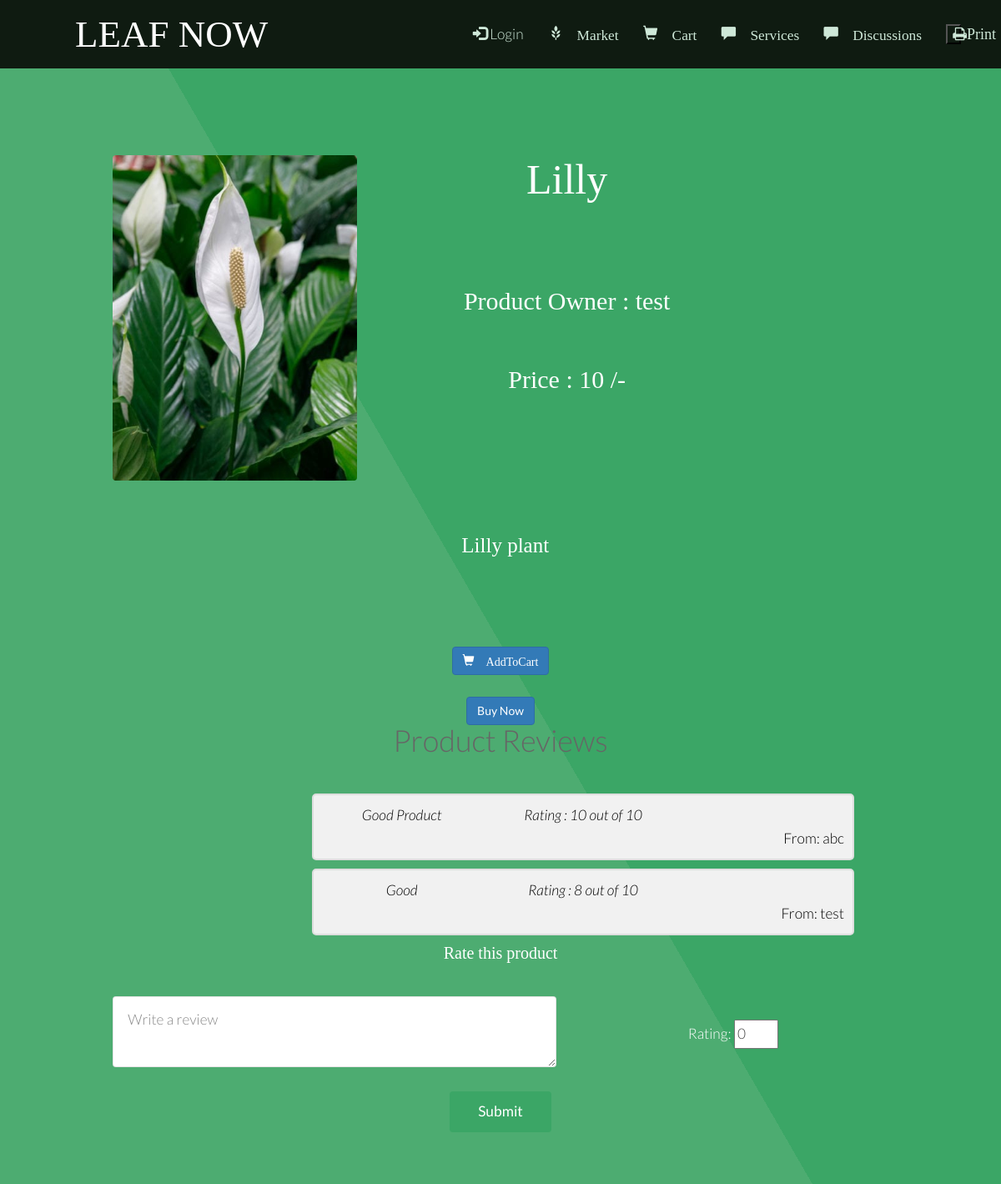
Page /review.php?pid=35 on the committed database.
### tables this page shows
CREATE TABLE `product` (
  `uid` int(255) NOT NULL,
  `pid` int(255) NOT NULL,
  `product` varchar(255) NOT NULL,
  `pcat` varchar(255) NOT NULL,
  `pinfo` varchar(255) NOT NULL,
  `price` float NOT NULL,
  `pimage` varchar(255) NOT NULL DEFAULT 'blank.png',
  `picStatus` int(10) NOT NULL DEFAULT 0
);

CREATE TABLE `user` (
  `uid` int(255) NOT NULL,
  `uname` varchar(255) NOT NULL,
  `uusername` varchar(255) NOT NULL,
  `upassword` varchar(255) NOT NULL,
  `uhash` varchar(255) NOT NULL,
  `uemail` varchar(255) NOT NULL,
  `umobile` varchar(255) NOT NULL,
  `uaddress` text NOT NULL,
  `uactive` int(255) NOT NULL DEFAULT 0,
  `urating` int(11) NOT NULL DEFAULT 0,
  `picExt` varchar(255) NOT NULL DEFAULT 'png',
  `picStatus` int(10) NOT NULL DEFAULT 0
);

CREATE TABLE `review` (
  `pid` int(10) NOT NULL,
  `name` varchar(255) NOT NULL,
  `rating` int(10) NOT NULL,
  `comment` text NOT NULL
);

### review.php (the view, shortened to what this page needs)
<?php
	require 'db.php';
	$pid = $_GET['pid'];
?>
<!DOCTYPE html>
<html>
<head>
		<link href="bootstrap\css\bootstrap.min.css" rel="stylesheet">
		<link rel="stylesheet" href="Blog/commentBox.css" />
</head>
<body>
				<?php
					require 'menu.php';
					$sql="SELECT * FROM product WHERE pid = '$pid'";
					$result = mysqli_query($conn, $sql);
					$row = mysqli_fetch_assoc($result);
					$uid = $row['uid'];
					$sql = "SELECT * FROM user WHERE uid = '$uid'";
					$result = mysqli_query($conn, $sql);
					$frow = mysqli_fetch_assoc($result);
					$picDestination = "images/productImages/".$row['pimage'];
					?>
				<section id="main" class="wrapper style1 align-center">
						<div class="container">
							<div class="row">
								<div class="col-sm-4">
									<img class="image fit" src="<?php echo $picDestination.'';?>" alt="" />
								</div>
								<div class="col-12 col-sm-6">
									<p style="font: 50px Times new roman;"><?= $row['product']; ?></p>
									<p style="font: 30px Times new roman;">Product Owner : <?= $frow['uname']; ?></p>
									<p style="font: 30px Times new roman;">Price : <?= $row['price'].' /-'; ?></p>
								</div>
							</div><br />
							<div class="row">
								<div class="col-12 col-sm-12" style="font: 25px Times new roman;">
									<?= $row['pinfo']; ?>
								</div>
							</div>
						</div>
						<br /><br />
						<div class="12u$">
                            <center>
                                <div class="row uniform">
                                    <div class="6u 12u$(large)">
                                        <a href="myCart.php?flag=1&pid=<?= $pid; ?>" class="btn btn-primary" style="text-decoration: none;"><span class="glyphicon glyphicon-shopping-cart"> AddToCart</a>
                                    </div>
                                    <div class="6u 12u$(large)">
                                        <a href="buyNow.php?pid=<?= $pid; ?>" class="btn btn-primary" style="text-decoration: none;">Buy Now</a>
                                    </div>
                                </div>
                            </center>
                        </div>
					<div class="container">
						<h1>Product Reviews</h1>
					<div class="row">
						<?php
							$sql = "SELECT * FROM review WHERE pid='$pid'";
							$result = mysqli_query($conn, $sql);
						?>
						<div class="col-0 col-sm-3"></div>
						<div class="col-12 col-sm-6">
							<?php
								if($result) :
									while($row1 = $result->fetch_array()) :
							?>
							<div class="con">
								<div class="row">
									<div class="col-sm-4">
										<em style="color: black;"><?= $row1['comment']; ?></em>
									</div>
									<div class="col-sm-4">
										<em style="color: black;"><?php echo "Rating : ".$row1['rating'].' out of 10';?></em>
									</div>
								</div>
								<span class="time-right" style="color: black;"><?php echo "From: ".$row1['name']; ?></span>
								<br /><br />
							</div>
						<?php endwhile; endif;?>
					</div>
				</div>
			</div>
			<div class="container">
				<p style="font: 20px Times new roman; align: left;">Rate this product</p>
				<form method="POST" action="reviewInput.php?pid=<?= $pid; ?>">
					<div class="row">
						<div class="col-sm-7">
							<textarea style="background-color:white;color: black;" cols="5" name="comment" placeholder="Write a review"></textarea>
						</div>
						<div class="col-sm-5">
							<br />
							Rating: <input type="number" min="0" max="10" name="rating" value="0"/>
						</div>
					</div>
					<div class="row">
						<div class="col-sm-12">
							<br />
							<input type="submit" />
						</div>
					</div>
				</form>
			</div>
	</body>
	</html>

### Blog/commentBox.css (style rules this page uses)
.con { border: 2px solid #dedede; background-color: #f1f1f1; border-radius: 5px; padding: 10px; margin: 10px 0; color: #fff; width: 650px; height:80px; word-wrap:break-word; }
.con::after { content: ""; clear: both; display: table; }
.time-right { position: relative; float: right; color: #fff; }

### css/style.css (style rules this page uses)
body { background: #fff; }
body, input, select, textarea { color: #444; font-family: "Lato", Helvetica, sans-serif; font-size: 15pt; font-weight: 300; line-height: 1.65em; }
a { color: #4dac71; text-decoration: underline; }
em, i { font-style: italic; }
p { margin: 0 0 2em 0; }
h1, h2, h3, h4, h5, h6 { color: #666; font-weight: 300; line-height: 1em; margin: 0 0 1em 0; }
.align-center { text-align: center; }
form { margin: 0 0 2em 0; }
input[type="text"], input[type="password"], input[type="email"], select, textarea { -moz-appearance: none; -webkit-appearance: none; -o-appearance: none; -ms-appearance: none; appearance: none; background: rgba(144, 144, 144, 0.075); border-radius: 4px; border: none; border: solid 1px rgba(144, 144, 144, 0.25); color: inherit; display: block; outline: 0; padding: 0 1em; text-decoration: none; width: 100%; }
textarea { padding: 0.75em 1em; }
.image { border-radius: 4px; border: 0; display: inline-block; position: relative; }
.image.fit { display: block; margin: 0 0 2em 0; width: 100%; }
input[type="submit"], input[type="reset"], input[type="button"], .button { -moz-appearance: none; -webkit-appearance: none; -o-appearance: none; -ms-appearance: none; appearance: none; -moz-transition: background-color 0.2s ease-in-out, color 0.2s ease-in-out; -webkit-transition: background-color 0.2s ease-in-out, color 0.2s ease-in-out; -o-transition: background-color 0.2s ease-in-out, color 0.2s ease-in-out; -ms-transition: background-color 0.2s ease-in-out, color 0.2s ease-in-out; transition: background-color 0.2s ease-in-out, color 0.2s ease-in-out; background-color: #3ba666; border-radius: 4px; border: 0; color: #ffffff !important; cursor: pointer; display: inline-block; font-weight: 400; height: 2.85em; line-height: 2.8em; padding: 0 2em; text-align: center; text-decoration: none; white-space: nowrap; }
.wrapper { padding: 6em 0em 4em; }
.wrapper.style1 { background-color: #3ba666; -moz-background-image: linear-gradient(60deg, #4dac71 50%, #3ba666 50%); -webkit-background-image: linear-gradient(60deg, #4dac71 50%, #3ba666 50%); -o-background-image: linear-gradient(60deg, #4dac71 50%, #3ba666 50%); -ms-background-image: linear-gradient(60deg, #4dac71 50%, #3ba666 50%); background-image: linear-gradient(60deg, #4dac71 50%, #3ba666 50%); color: #ffffff; }

### css/style-xlarge.css (style rules this page uses)
body, input, select, textarea { font-size: 13pt; }

### css/style-large.css (style rules this page uses)
body, input, select, textarea { font-size: 13pt; }

### rows in the picture
product: pimage (picture), product "Lilly", price "10", pinfo "Lilly plant"
user: uname "test"
review: comment "Good Product", rating "10", name "abc"
review: comment "Good", rating "8", name "test"

### other values in the picture
$loginProfile "Login"
